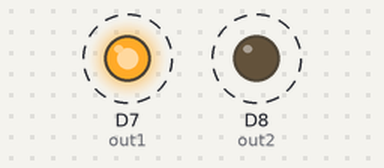
Simulated run of this sketch. Board: ESP8266 (NodeMCU). Parts: output pins drawn as LEDs (lit = HIGH). Dashed ring = blinking.

Above: at 0.5 s.
Timing chart, 0 to 4.6 s (numbered marks = the images above):
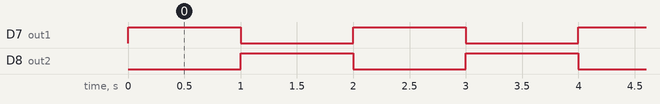

The sketch:

motors_11.18.ino.ino
```cpp
/*
  control motor CW and CCW
*/
const int out1 = D7;
const int out2 = D8;
// the setup function runs once when you press reset or power the board
void setup() {
  // initialize digital pin LED_BUILTIN as an output.
  pinMode(out1, OUTPUT);
  pinMode(out2, OUTPUT);
}

// the loop function runs over and over again forever
void loop() {
  digitalWrite(out2, LOW);
  digitalWrite(out1, HIGH);
  delay(1000);
  digitalWrite(out1, LOW);
  digitalWrite(out2, HIGH);
  delay(1000);
}
```

Measured:
- by itself, D7 (out1), D8 (out2): alternates HIGH for 1.0 s and LOW for 1.0 s
